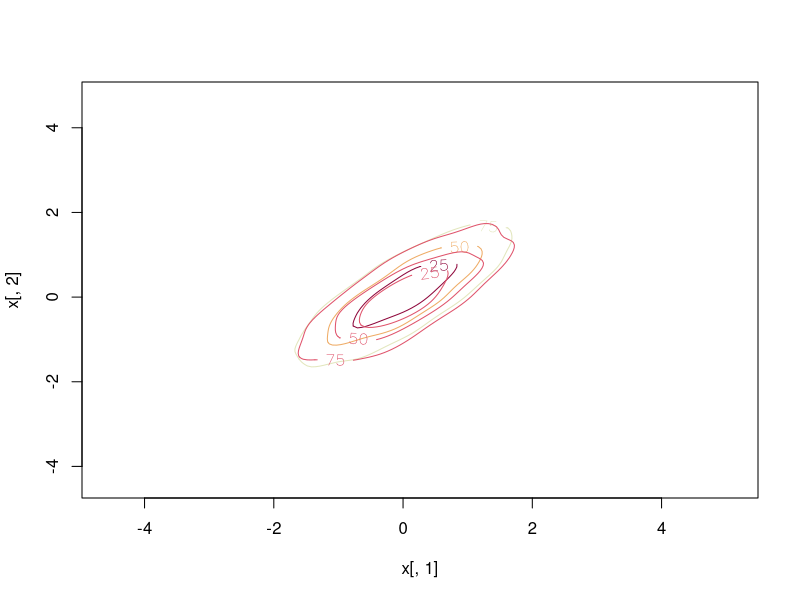

The R source for this figure:
library(ks)


### Name: rkde
### Title: Derived quantities from kernel density estimates
### Aliases: dkde pkde qkde rkde
### Keywords: smooth

### ** Examples

set.seed(8192)
x <- rnorm.mixt(n=10000, mus=0, sigmas=1, props=1)
fhat <- kde(x=x, binned=TRUE)
p1 <- pkde(fhat=fhat, q=c(-1, 0, 0.5))
qkde(fhat=fhat, p=p1)    
y <- rkde(fhat=fhat, n=100)

x <- rmvnorm.mixt(n=10000, mus=c(0,0), Sigmas=invvech(c(1,0.8,1)))
fhat <- kde(x=x, binned=TRUE)
y <- rkde(fhat=fhat, n=1000)
fhaty <- kde(x=y, binned=TRUE)
plot(fhat)
plot(fhaty, add=TRUE, col=2)
